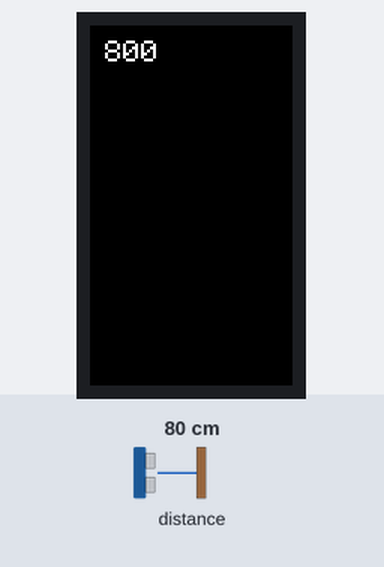
Bench run of a sketch on a simulated ESP32. On the bench: 135×240 colour display. Inputs (shaded band) come from the test bench; at power-on: distance to the obstacle 80 cm. What the sketch prints to the serial monitor is not drawn.

Above: at 1.3 s.
1.4 s: distance to the obstacle set to 2 cm
At 1.8 s:
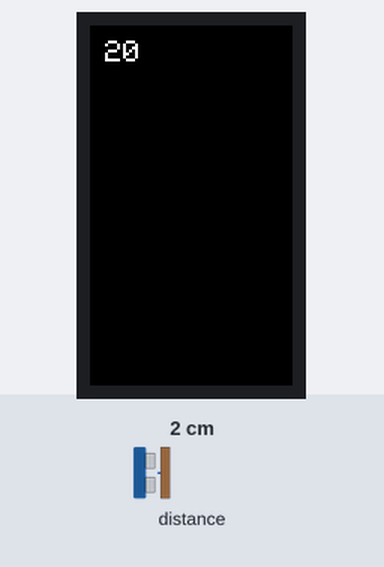
2.9 s: distance to the obstacle set to 4 cm
At 3.2 s:
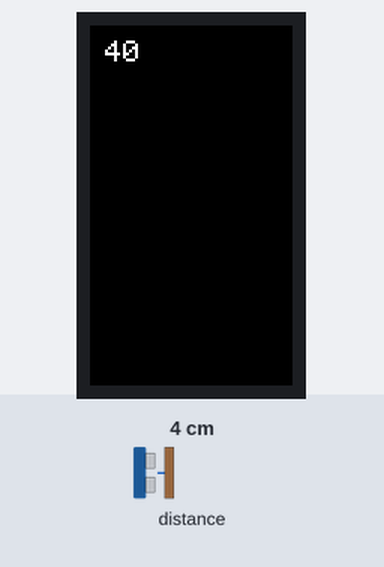
4.4 s: distance to the obstacle set to 9 cm
At 5.9 s:
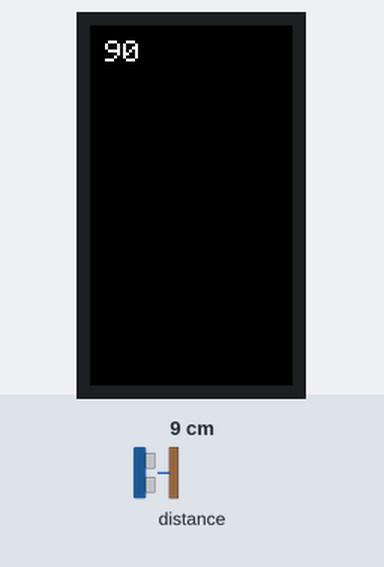
Timing chart, 0 to 7.4 s (numbered marks = the images above; inputs shaded):
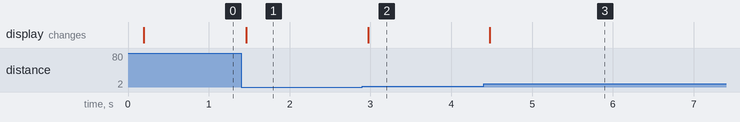

The sketch:

M5StickCp2_vl53l0x.ino
```cpp
// (licence header left out)
#include <VL53L0X.h>
#include <Wire.h>

#include "M5StickCPlus2.h"
#include <M5Unified.h>  // 确保你使用了正确的库

VL53L0X sensor;
// TFT_eSprite img = TFT_eSprite(&M5.Lcd);
LGFX_Sprite img = LGFX_Sprite(&M5.Lcd);  // 使用 LGFX_Sprite 创建一个精灵


void setup() {
    Wire.begin(0, 26, 100000UL);  //(0,26, 100000UL) for I2C of HAT connection

    M5.begin();

    // img.createSprite(160, 80);
    img.createSprite(160, 80);  // 定义精灵的大小

    img.fillSprite(BLACK);
    img.setTextColor(WHITE);
    img.setTextSize(2);

    sensor.setTimeout(500);
    if (!sensor.init()) {
        img.setCursor(10, 10);
        img.print("Failed");
        img.pushSprite(0, 0);
        Serial.println("Failed to detect and initialize sensor!");
        while (1) {
        }
    }
    // Start continuous back-to-back mode (take readings as
    // fast as possible).  To use continuous timed mode
    // instead, provide a desired inter-measurement period in
    // ms (e.g. sensor.startContinuous(100)).
    sensor.startContinuous();
}

void loop() {
    uint16_t distance = sensor.readRangeContinuousMillimeters();
    Serial.print(distance);
    if (sensor.timeoutOccurred()) {
        Serial.print(" TIMEOUT");
    }
    Serial.println();
    img.fillSprite(BLACK);
    img.setCursor(10, 10);
    img.print(distance);
    img.pushSprite(0, 0);
}
```

Measured:
- after the input at 1.4 s, the display: changes after 0.06 s (image 1)
- after the input at 2.9 s, the display: changes after 0.07 s (image 2)
- after the input at 4.4 s, the display: changes after 0.08 s (image 3)
